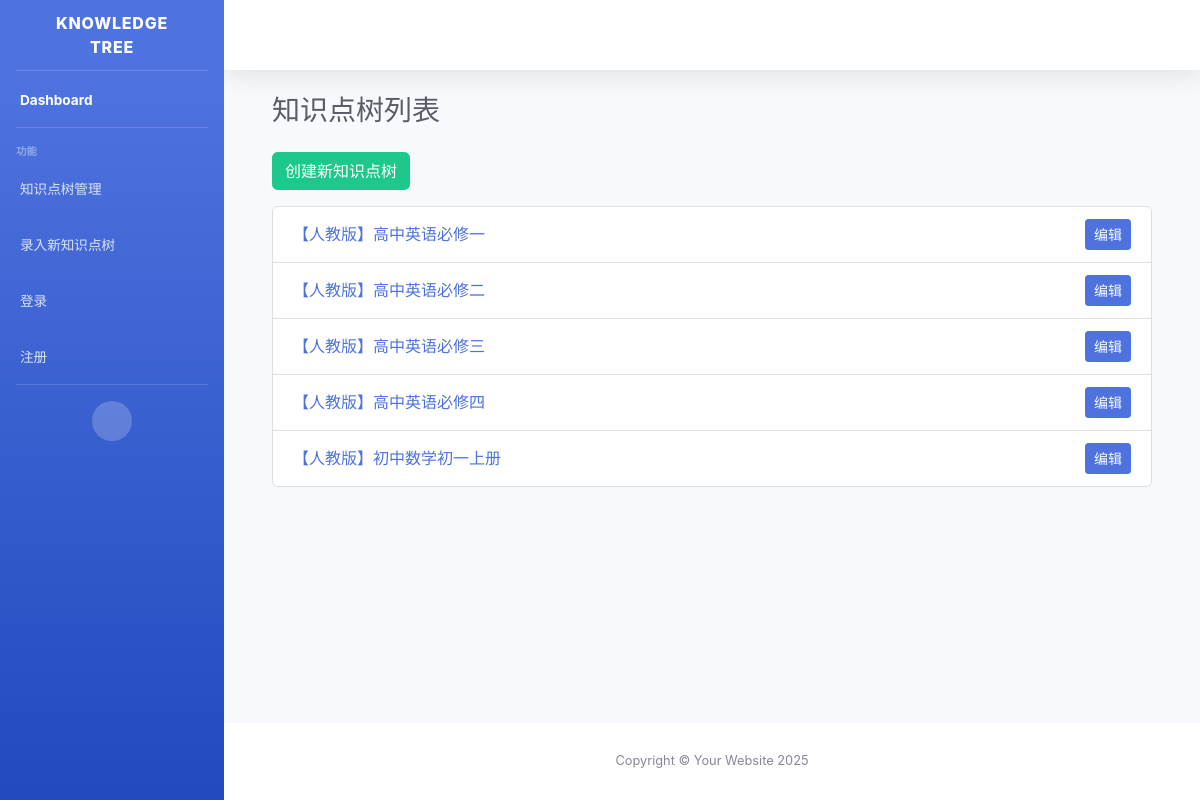
The page / on the database its author committed.
### tree/models.py (models this page shows, shortened)
class KnowledgeTree(models.Model):
    title = models.CharField(max_length=255, default="Untitled Knowledge Tree")
    data = models.JSONField(default=dict, blank=True)
    created_at = models.DateTimeField(auto_now_add=True)
    updated_at = models.DateTimeField(auto_now=True)

### tree/views.py (the view)
# urls.py: path('', views.index, name='index'),
def index(request):
    trees = KnowledgeTree.objects.all()
    return render(request, 'tree/index.html', {'trees': trees})

### tree/templates/tree/index.html (shortened to what this page needs)
{% extends 'tree/base.html' %}
{% block content %}
<div class="container-fluid">
    <h1 class="h3 mb-4 text-gray-800">知识点树列表</h1>
    <a href="{% url 'tree:create_tree' %}" class="btn btn-success mb-3">创建新知识点树</a>
    <ul class="list-group">
      {% for tree in trees %}
      <li class="list-group-item d-flex justify-content-between align-items-center">
        <a href="{% url 'tree:view_tree' tree.id %}">{{ tree.title }}</a>
        <div>
          <a href="{% url 'tree:edit_tree' tree.id %}" class="btn btn-sm btn-primary">编辑</a>
        </div>
      </li>
      {% empty %}
      <li class="list-group-item">暂无知识点树</li>
      {% endfor %}
    </ul>
</div>
{% endblock %}

### rows shown on the page
KnowledgeTree: title "【人教版】高中英语必修一"
KnowledgeTree: title "【人教版】高中英语必修二"
KnowledgeTree: title "【人教版】高中英语必修三"
KnowledgeTree: title "【人教版】高中英语必修四"
KnowledgeTree: title "【人教版】初中数学初一上册"
